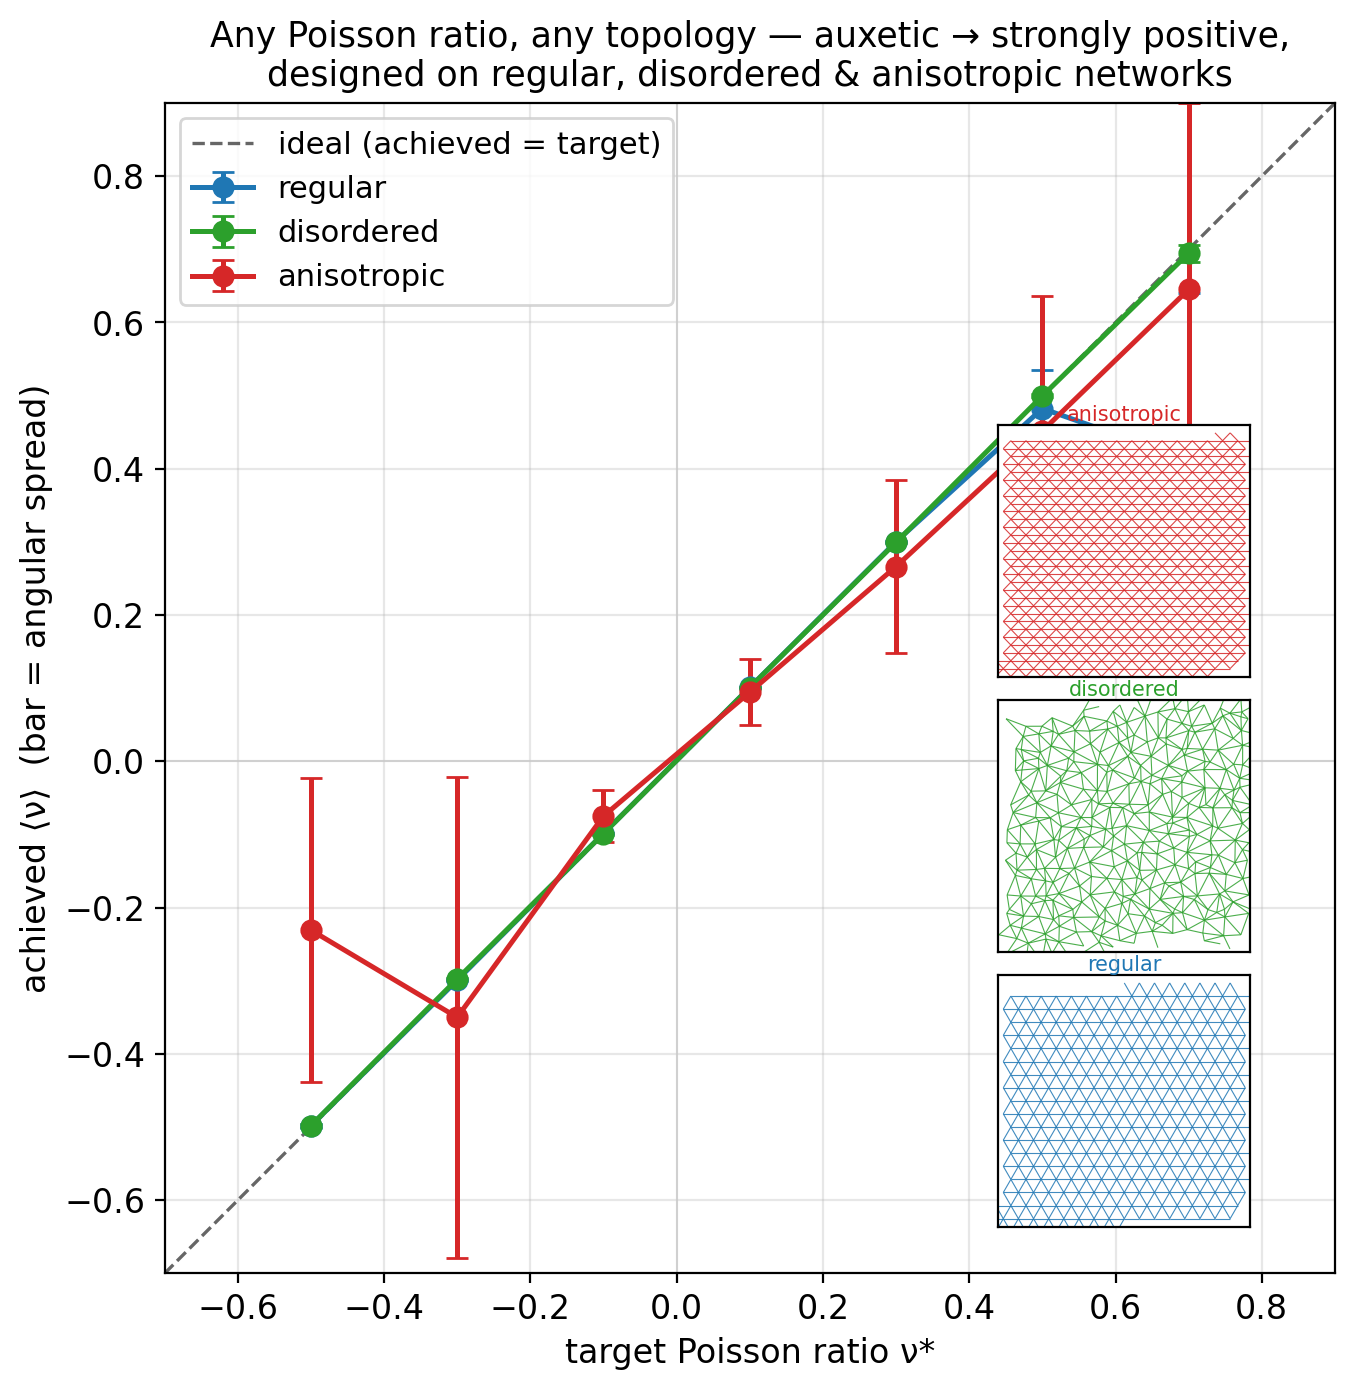

Source code (Python):
"""
showcase / fig6 — ANY Poisson ratio, ANY topology. Design k so the isotropic Poisson ratio hits a range
of targets (auxetic → strongly positive) on regular, disordered and anisotropic networks, and show the
achieved ⟨ν⟩ vs target (points on the diagonal = success; bars = angular spread). Small insets show the
three base topologies. Self-contained: designs freshly + independent-sim readback.
"""
import os, sys
import numpy as np
import matplotlib
matplotlib.use('Agg')
import matplotlib.pyplot as plt
from mpl_toolkits.axes_grid1.inset_locator import inset_axes

HERE = os.path.dirname(os.path.abspath(__file__))
VER = os.path.dirname(HERE)
sys.path.insert(0, VER)
import _common as C

TOPOS = [('regular', 'regular', '#1f77b4'), ('disorder_hi', 'disordered', '#2ca02c'),
         ('aniso_str', 'anisotropic', '#d62728')]
TARGETS = [-0.5, -0.3, -0.1, 0.1, 0.3, 0.5, 0.7]
N, REG, NITER, NREST = 12, 2e-3, 200, 1
TH = C.ANG


def main():
    plt.rcParams.update({'font.size': 12})
    fig, ax = plt.subplots(figsize=(8.2, 7.6))
    ax.plot([-0.7, 0.9], [-0.7, 0.9], 'k--', lw=1.2, alpha=0.6, label='ideal (achieved = target)')
    ax.axhline(0, color='0.8', lw=.6); ax.axvline(0, color='0.8', lw=.6)

    for topo, label, col in TOPOS:
        means, spreads = [], []
        for nu0 in TARGETS:
            prob, geo = C.make_case(topo, N)
            r = C.optimize(prob, [C.Objective('nu_theta', np.full_like(TH, nu0))],
                           mode='k', n_iter=NITER, n_restarts=NREST, reg=REG, verbose=False)
            C.apply_k_to_geo(geo, r['k'])
            nu = C.nu_E_theta(C.region_phys_C6(geo, C.sim_per_triangle_C6(geo), None), TH)[0]
            means.append(nu.mean()); spreads.append(nu.std())
        ax.errorbar(TARGETS, means, yerr=spreads, marker='o', ms=7, lw=1.8, capsize=4,
                    color=col, label=label)
        print(f"  {topo}: max|achieved-target|={max(abs(m-t) for m,t in zip(means,TARGETS)):.3f}", flush=True)

    ax.set_xlabel('target Poisson ratio ν*'); ax.set_ylabel('achieved ⟨ν⟩  (bar = angular spread)')
    ax.set_xlim(-0.7, 0.9); ax.set_ylim(-0.7, 0.9); ax.set_aspect('equal')
    ax.grid(alpha=0.3); ax.legend(fontsize=11, loc='upper left')
    ax.set_title('Any Poisson ratio, any topology — auxetic → strongly positive,\n'
                 'designed on regular, disordered & anisotropic networks', fontsize=12.5)

    # topology insets (bare mesh, fixed colour) stacked in the empty lower-right corner
    from matplotlib.collections import LineCollection
    for i, (topo, label, col) in enumerate(TOPOS):
        _, geo = C.make_case(topo, 8)
        iax = ax.inset_axes([0.70, 0.04 + 0.235 * i, 0.24, 0.215])
        u = geo['pts'][geo['bond_u']]
        iax.add_collection(LineCollection(np.stack([u, u + geo['bond_R']], 1), colors=col, linewidths=0.4, alpha=0.85))
        C.square_frame(iax, geo)
        iax.set_title(label, fontsize=7.5, color=col, pad=1)

    out = os.path.join(HERE, 'fig6_different_nu.png')
    plt.savefig(out, dpi=200, bbox_inches='tight'); plt.close()
    print(f'saved {os.path.basename(out)}')


if __name__ == '__main__':
    main()
